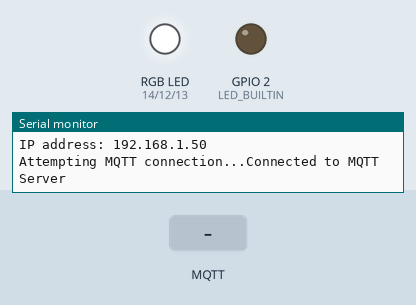
Recording of a sketch running on a simulated ESP8266 (Wemos D1 mini). Parts: an RGB LED mixed from three pins (HIGH = lit), output pins drawn as LEDs (lit = HIGH, except the on-board LED, lit = LOW), the last lines printed to the serial monitor. The inputs (shaded band) are chosen by the test bench. Dim RGB values are drawn brighter than linear; WiFi joins after 1.5 s; servers stay silent unless stated; random numbers use the default seed unless the sketch sets one; no MQTT or app messages arrive unless stated.

Above: at 2.7 s.
2.8 s: MQTT message "90" arrives on the first subscribed topic
At 4.0 s:
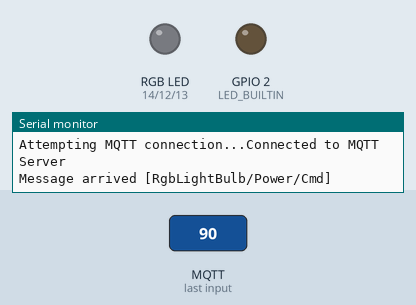
4.3 s: MQTT message "5" arrives on the third subscribed topic
At 5.3 s:
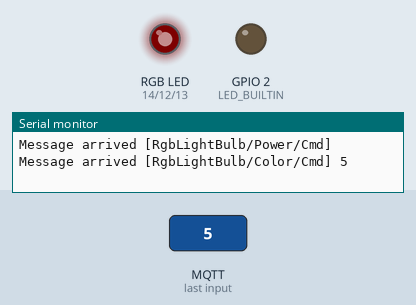
5.8 s: MQTT message "90" arrives on the third subscribed topic
At 6.4 s:
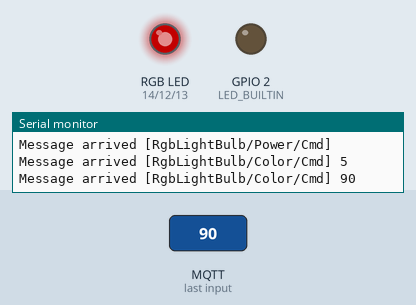
7.3 s: MQTT message "200" arrives on the third subscribed topic
At 7.6 s:
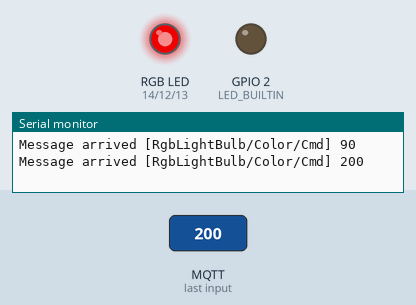
8.8 s: MQTT message "200" arrives on the first subscribed topic
At 9.9 s:
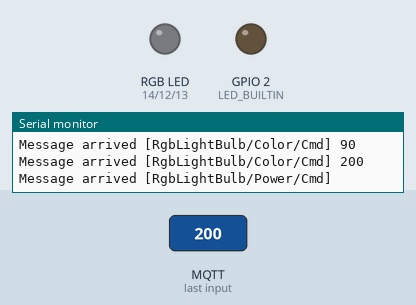
Timing chart, 0 to 11.3 s (numbered marks = the images above; inputs shaded):
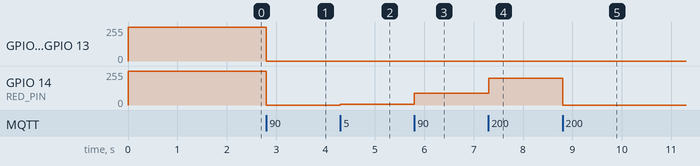

Measured:
- after the input at 2.8 s, GPIO 12 (GREEN_PIN), GPIO 13 (BLUE_PIN), GPIO 14 (RED_PIN): 254/255 → 0/255 at once
- after the input at 4.3 s, GPIO 14 (RED_PIN): 0/255 → 4/255 at once
- after the input at 5.8 s, GPIO 14 (RED_PIN): 4/255 → 89/255 at once
- after the input at 7.3 s, GPIO 14 (RED_PIN): 89/255 → 199/255 at once
- after the input at 8.8 s, GPIO 14 (RED_PIN): 199/255 → 0/255 at once

The sketch:

ESP8266_LightBulb.ino
```cpp
#include <ESP8266WiFi.h>
//#include <WiFiUdp.h>
#include <ArduinoOTA.h>
#include <PubSubClient.h>

#define DEV_NAME    "Ebay RGB Light"
#define SW_VERSION  "1.0.0.0"

/* Comment this out to disable prints and save space */
#define BLYNK_PRINT Serial

// Definitions
#define RED_PIN 14
#define GREEN_PIN 12
#define BLUE_PIN 13

#define INTERVAL 5000 // 5 sec delay between publishing

// Your WiFi credentials.
// Set password to "" for open networks.
const char* ssid = "XXXXXX";
const char* pass = "XXXXX";
const char* mqtt_server = "XXXXXXXS";
const char* mqtt_login = "XXXXXXX";
const char* mqtt_pw = "XXXXXXX";

// MQTT libraries
WiFiClient espClient;
PubSubClient client(espClient);

// Global Vars
unsigned char redPwmValue   = 255;
unsigned char greenPwmValue = 255;
unsigned char bluePwmValue  = 255;

unsigned long previousMillis = 0;
unsigned char newRssiPercent = 0;
unsigned char currentRssiPercent = 0;

// MQTT topics                                                // Expected format
#define MQTT_TOPIC_POWER_CMD   "RgbLightBulb/Power/Cmd"       // ON/OFF
#define MQTT_TOPIC_POWER_STATE "RgbLightBulb/Power/State"
#define MQTT_TOPIC_WHITE_CMD   "RgbLightBulb/White/Cmd"       // ON/OFF
#define MQTT_TOPIC_WHITE_STATE "RgbLightBulb/White/State"
#define MQTT_TOPIC_COLOR_CMD   "RgbLightBulb/Color/Cmd"       // RRR,GGG,BBB
#define MQTT_TOPIC_COLOR_STATE "RgbLightBulb/Color/State"

#define MQTT_TOPIC_WIFI_RSSI "RgbLightBulb/Wifi/RSSI"
#define MQTT_TOPIC_WIFI_SS   "RgbLightBulb/Wifi/SS"           // 0-100, scaled RSSI
#define MQTT_TOPIC_WIFI_SSID "RgbLightBulb/Wifi/SSID"
#define MQTT_TOPIC_WIFI_IP   "RgbLightBulb/Wifi/LocalIP"
#define MQTT_TOPIC_NAME      "RgbLightBulb/Name"
#define MQTT_TOPIC_VERSION   "RgbLightBulb/SwVer"

void setup_wifi() {

  delay(10);
  // We start by connecting to a WiFi network
  Serial.println();
  Serial.print("Connecting to ");
  Serial.println(ssid);

  WiFi.mode(WIFI_STA);
  WiFi.begin(ssid, pass);

  while (WiFi.status() != WL_CONNECTED) {
    delay(500);
    Serial.print(".");
  }

  randomSeed(micros());

  Serial.println("");
  Serial.println("WiFi connected");
  Serial.println("IP address: ");
  Serial.println(WiFi.localIP());
}

//
// Description:
//  Return the quality (Received Signal Strength Indicator)
//  of the WiFi network.
//  Returns a number between 0 and 100 if WiFi is connected.
//  Returns -1 if WiFi is disconnected.
//
unsigned char getQuality() {
  if (WiFi.status() != WL_CONNECTED)
    return 0;
  int dBm = WiFi.RSSI();
  if (dBm <= -100)
    return 0;
  if (dBm >= -50)
    return 100;
  return 2 * (dBm + 100);
}

//
// Description:
//  Function handles MQTT messages. Parses the command, reactes,
//  and loops back command in MQTT STATE field.
//
void callback(char* topic, byte* payload, unsigned int length)
{
  Serial.print("Message arrived [");
  Serial.print(topic);
  Serial.print("] ");

  if (strcmp(topic, MQTT_TOPIC_POWER_CMD) == 0)
  {
    // Should be expecting "ON" or "OFF"
    if (length >= 2)
    {
      if ((payload[0] == 'O') &&
          (payload[1] == 'N'))
      {
        analogWrite(RED_PIN,   redPwmValue);
        analogWrite(GREEN_PIN, greenPwmValue);
        analogWrite(BLUE_PIN,  bluePwmValue);

        client.publish(MQTT_TOPIC_POWER_STATE, "ON");
      }
      else
      {
        analogWrite(RED_PIN,   0);
        analogWrite(GREEN_PIN, 0);
        analogWrite(BLUE_PIN,  0);

        client.publish(MQTT_TOPIC_POWER_STATE, "OFF");
      }
    }
  }
  else if (strcmp(topic, MQTT_TOPIC_WHITE_CMD) == 0)
  {
    // Should be expecting "ON" or "OFF"
    if (length >= 2)
    {
      if ((payload[0] == 'O') &&
          (payload[1] == 'N'))
      {
        analogWrite(RED_PIN, 255);
        analogWrite(GREEN_PIN, 255);
        analogWrite(BLUE_PIN, 255);

        client.publish(MQTT_TOPIC_WHITE_STATE, "ON");
      }
      else
      {
        analogWrite(RED_PIN, 0);
        analogWrite(GREEN_PIN, 0);
        analogWrite(BLUE_PIN, 0);

        client.publish(MQTT_TOPIC_WHITE_STATE, "OFF");
      }
    }
  }
  else if (strcmp(topic, MQTT_TOPIC_COLOR_CMD) == 0)
  {
    if (length > 0)
    {
      // convert payload to String
      String value = String((char*)payload);
      Serial.println(value);

      // Parse out RGB values, in format RRR,GGG,BBB
      redPwmValue = value.substring(0,3).toInt();
      greenPwmValue = value.substring(4,7).toInt();
      bluePwmValue = value.substring(8,11).toInt();

      analogWrite(RED_PIN,   redPwmValue);
      analogWrite(GREEN_PIN, greenPwmValue);
      analogWrite(BLUE_PIN,  bluePwmValue);

      client.publish(MQTT_TOPIC_COLOR_STATE, (char*) payload);
    }
  }
}

void reconnect()
{
    Serial.print("Attempting MQTT connection...");

    // Create a random client ID
    String clientId = "ESP8266RGBLightBulb";
    clientId += String(random(0xffff), HEX);

    // Attempt to connect
    if (client.connect(clientId.c_str(), mqtt_login, mqtt_pw))
    {
      Serial.println("Connected to MQTT Server");

      // Once connected, Publish connection data over MQTT
      client.publish(MQTT_TOPIC_WIFI_SSID, (char*) WiFi.SSID().c_str());
      client.publish(MQTT_TOPIC_WIFI_IP, (char*) WiFi.localIP().toString().c_str());
      client.publish(MQTT_TOPIC_NAME, DEV_NAME);
      client.publish(MQTT_TOPIC_VERSION, SW_VERSION);

      // Sync current state with MQTT
      client.publish(MQTT_TOPIC_POWER_STATE, "ON");
      client.publish(MQTT_TOPIC_WHITE_STATE, "ON");
      client.publish(MQTT_TOPIC_COLOR_STATE, "255,255,255");

      // Subscribe to topics we want to receive commands to
      client.subscribe(MQTT_TOPIC_POWER_CMD);
      client.subscribe(MQTT_TOPIC_WHITE_CMD);
      client.subscribe(MQTT_TOPIC_COLOR_CMD);
    }
    else
    {
      Serial.print("failed, rc=");
      Serial.print(client.state());
      Serial.println(" try again in 5 seconds");
      // Wait 5 seconds before retrying
      delay(5000);
    }
}

void setup()
{
  Serial.begin(115200);
  Serial.println("Booting");

  // Init output pins
  pinMode(LED_BUILTIN, OUTPUT);
  pinMode(RED_PIN, OUTPUT);
  pinMode(GREEN_PIN, OUTPUT);
  pinMode(BLUE_PIN, OUTPUT);

  // Keep wemos led off
  digitalWrite(LED_BUILTIN, HIGH);

  // Init PWM pins so that the light turns on(white) when first powered on. So if
  // someone uses the wall switch and powers off the device, it can be used like a
  // normal light bulb.
  analogWriteRange(256);
  analogWrite(RED_PIN,   redPwmValue);
  analogWrite(GREEN_PIN, greenPwmValue);
  analogWrite(BLUE_PIN,  bluePwmValue);
  Serial.println("Light Bulb turned on");

  setup_wifi();

  // Port defaults to 8266
  // ArduinoOTA.setPort(8266);

  // Hostname defaults to esp8266-[ChipID]
  ArduinoOTA.setHostname("esp8266_rgbLightBulb");

  // No authentication by default
  // ArduinoOTA.setPassword((const char *)"123");

  ArduinoOTA.onStart([]() {
    Serial.println("Start");
  });
  ArduinoOTA.onEnd([]() {
    Serial.println("\nEnd");
  });
  ArduinoOTA.onProgress([](unsigned int progress, unsigned int total) {
    Serial.printf("Progress: %u%%\r", (progress / (total / 100)));
  });
  ArduinoOTA.onError([](ota_error_t error) {
    Serial.printf("Error[%u]: ", error);
    if (error == OTA_AUTH_ERROR) Serial.println("Auth Failed");
    else if (error == OTA_BEGIN_ERROR) Serial.println("Begin Failed");
    else if (error == OTA_CONNECT_ERROR) Serial.println("Connect Failed");
    else if (error == OTA_RECEIVE_ERROR) Serial.println("Receive Failed");
    else if (error == OTA_END_ERROR) Serial.println("End Failed");
  });
  ArduinoOTA.begin();
  Serial.println("Ready");
  Serial.print("IP address: ");
  Serial.println(WiFi.localIP());

  // Connect to MQTT server
  client.setServer(mqtt_server, 1883);
  client.setCallback(callback);
}

void loop()
{
  // check interval ~5sec
  if(millis() - previousMillis > INTERVAL)
  {
    // Only send update when RSSI has changed
    newRssiPercent = getQuality();
    if (newRssiPercent != currentRssiPercent)
    {
      currentRssiPercent = newRssiPercent;

      // Publish Signal Strength and raw RSSI data to MQTT server
      client.publish(MQTT_TOPIC_WIFI_SS, (char*) String(currentRssiPercent).c_str());
      client.publish(MQTT_TOPIC_WIFI_RSSI, (char*) String(WiFi.RSSI()).c_str());
    }
    previousMillis = millis();
  }

  ArduinoOTA.handle();

  if (!client.connected()) {
    reconnect();
  }

  client.loop();
}
```
